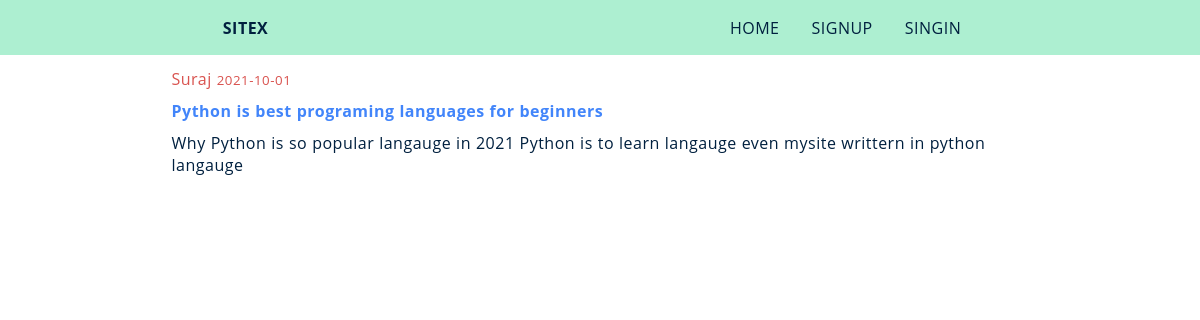
/blog/read/1/, run on the app's committed database.
### mysite/auth/models.py (models this page shows, shortened)
class User(db.Model,UserMixin):
    id = db.Column(db.Integer,primary_key=True)
    name = db.Column(db.String(20),unique=False,nullable=False)
    email = db.Column(db.String(25),unique=True,nullable=False)
    password = db.Column(db.String(20),unique=False,nullable=False)
    image_file = db.Column(db.String(50),nullable=False,default="default.png")
    posts = db.relationship('Post',backref='author',lazy=True,cascade='all, delete-orphan',                           single_parent=True)

### mysite/blog/models.py (models this page shows, shortened)
class Post(db.Model):
    id = db.Column(db.Integer,primary_key=True)
    title = db.Column(db.String(100),     nullable=False)
    content = db.Column(db.Text,nullable=False)
    post_created = db.Column(db.DateTime,nullable=False,default=datetime.utcnow)
    user_id = db.Column(db.Integer,db.ForeignKey('user.id'),nullable=False)

### mysite/blog/views.py (the view)
@blog.route("/read/<int:id>/")
def read_post(id):
    post = Post.query.filter_by(id=id).first()
    return render_template("Blog/read_post.html",post=post)

### mysite/templates/Blog/read_post.html (shortened to what this page needs)
{% extends "base.html" %}
{% block content %}
 <div class="container-f">
   <div class="container-bn">
          <div>
            <p class="left info">{{ post.author.name }}  <small class="">   {{ post.post_created.strftime('%Y-%m-%d')}}</small></p>
          </div>
          <div class="my-4">
            <h1 class="left ">
              <a class="link danger">{{ post.title }}</a>
            </h1>
          </div>
          <div class="my-4">
            <p class="left danger">{{ post.content }}</p>
          </div>
        </div>
       </div>
{% endblock %}

### mysite/static/base.css (style rules this page uses)
:root { --color: #00203FFF; --background: #ADEFD1FF; }
* { margin: 0; padding: 0; box-sizing: border-box; text-decoration: none; word-spacing: 0.3px; }

### mysite/static/layout.css (style rules this page uses)
:root { --color: #00203FFF; --background: #ADEFD1FF; }
* { letter-spacing: 0.5px; box-sizing: border-box; text-decorations: none; font-family: 'Open Sans', sans-serif; }
.info { color: #d9534f; }
.danger { color: var(--color); }
.container-bn { min-height: 20%; text-align: center; width: 90%; border-radius: 2px; padding: 10px; z-index: -1; margin: 0px auto; margin-top: 15px; margin-bottom: 5px; }
.container-f { height: 100%; min-height: 100%; min-width: 90%; margin: 20px auto; margin-top: 20px; width: 90%; border-radius: 2px; padding: 1px; padding-left: 0px; z-index: -1; text-align: left; }
.left { font-size: 100%; margin-top: 1px; width: 90%; text-align: left; margin: auto; }
.my-4 { margin: 10px 0px; }
.link { text-decoration: none; width: 100%; min-width: 100%; font-weight: bold; color: #4285FA; }

### data on the page
User: author.name "Suraj"
Post: post_created "2021-10-01", title "Python is best programing languages for beginners", content "Why Python is so popular langauge in 2021 Python is to learn langauge even mysite writtern in python langauge"
